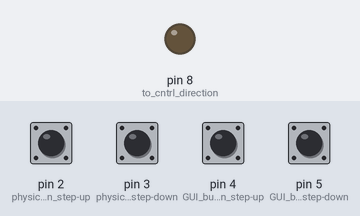
The sketch below on a simulated Arduino Uno, built with avr-gcc and run on an emulated ATmega328P. Shown: output pins drawn as LEDs (lit = HIGH). The test bench sets the inputs (shaded band); at power-on: pin 2 (physical_button_step-up), pin 3 (physical_button_step-down) HIGH, pin 4 (GUI_button_step-up), pin 5 (GUI_button_step-down) LOW. Pins used as bus, display or sensor lines are not drawn.

Above: at 1.2 s.
1.3 s: pin 4 (GUI_button_step-up) pulled HIGH for 0.15 s
At 1.37 s:
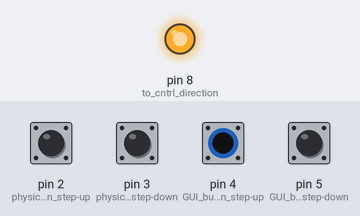
Timing chart, 0 to 4.3 s (numbered marks = the images above; inputs shaded):
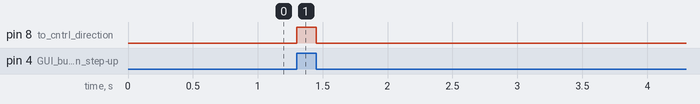

The sketch:

step_driver_2_bottons_1step_up_down_GUI.ino
```cpp
#define DISTANCE 1

int StepCounter = 0;
int Stepping = false;

void setup()
  {
  pinMode(8, OUTPUT);  // to cntrl direction
  pinMode(9, OUTPUT);  // to step one step

  digitalWrite(8, LOW);     // no-step
  digitalWrite(9, LOW);     //  direction

  pinMode(2, INPUT);  // physical button step-up
  pinMode(4, INPUT);  // GUI button step-up


  pinMode(3, INPUT);  // physical button step-down
  pinMode(5, INPUT);   // GUI button step-down
}

void loop()
  {
  if ((digitalRead(3) == LOW || digitalRead(4) == LOW) && Stepping == false)
    {
     digitalWrite(8, LOW);
      Stepping = true;
    }

  if ((digitalRead(2) == LOW || digitalRead(5) == LOW) && Stepping == false)
    {
    digitalWrite(8, HIGH);
    Stepping = true;
    }

  if (Stepping == true)
    {
    digitalWrite(9, HIGH);
    delay(1);
    digitalWrite(9, LOW);
    delay(1);
    StepCounter = StepCounter + 1;
    if (StepCounter == DISTANCE)
       {
        StepCounter = 0;
        Stepping = false;
        }
    }
  }
```

Measured:
- after the input at 1.3 s, pin 8 (to_cntrl_direction): LOW → HIGH at once, → LOW 0.15 s later
